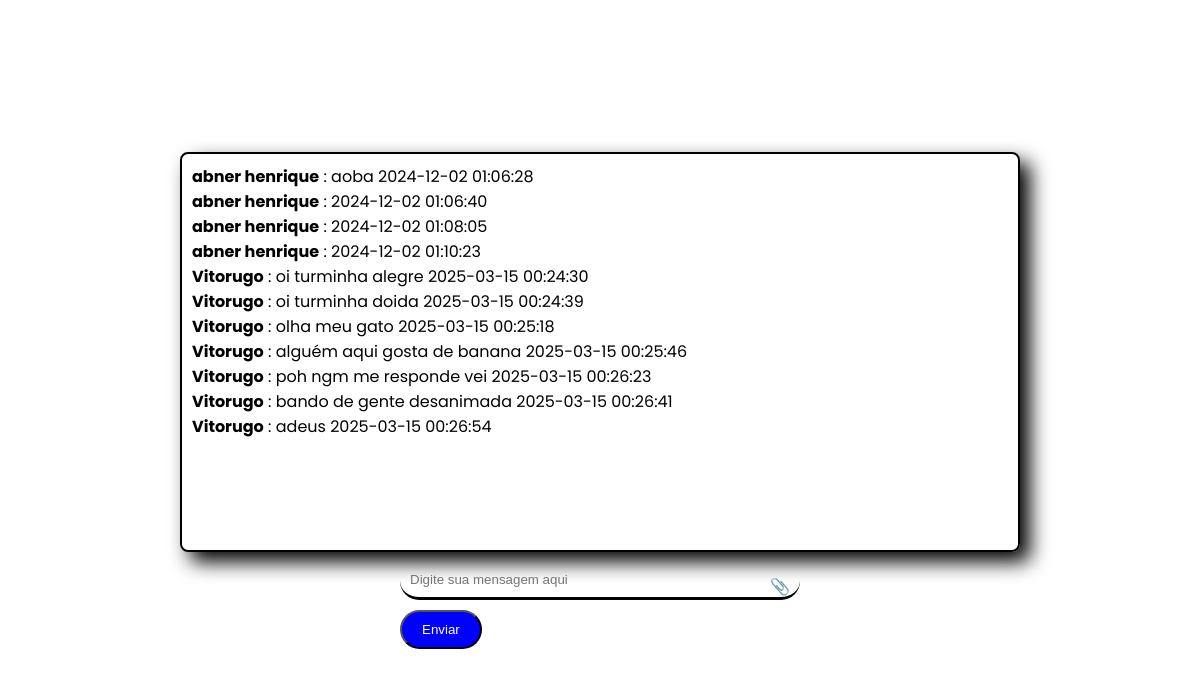
/chat/chat, run on the app's committed database.
### models.py (models this page shows, shortened)
class Mensagem(db.Model):
    __tablename__ = 'mensagens'
    id = db.Column(db.Integer, primary_key=True)
    usuario_id = db.Column(db.Integer, db.ForeignKey('usuarios.id'), nullable=False)
    mensagem = db.Column(db.Text, nullable=True)  # Pode ser nula, pois pode conter apenas arquivo
    arquivo = db.Column(db.LargeBinary, nullable=True)  # Para armazenar o arquivo
    extensao = db.Column(db.String(10), nullable=True)  # Para armazenar a extensão do arquivo
    timestamp = db.Column(db.DateTime, default=db.func.current_timestamp())
    user = db.relationship('User', back_populates='mensagens')

class User(UserMixin, db.Model):
    __tablename__ = 'usuarios'
    id = db.Column(db.Integer, primary_key=True)
    nome = db.Column(db.String(150), nullable=False)
    email = db.Column(db.String(150), unique=True, nullable=False)
    senha = db.Column(db.String(150), nullable=False)
    turma = db.Column(db.String(50))
    numero = db.Column(db.String(50))
    role = db.Column(db.String(50))
    mensagens = db.relationship('Mensagem', back_populates='user')
    respostas = db.relationship('Resposta', back_populates='user')
    cronogramas = db.relationship('Cronograma', back_populates='user', cascade='all, delete-orphan')

### chat.py (the view)
@chat_bp.route('/chat')
def chat():
    mensagens = db.session.query(User.nome, Mensagem.mensagem, Mensagem.timestamp ).join(Mensagem.user).order_by(Mensagem.timestamp.asc()).all()
    return render_template('chat.html', mensagens=mensagens)

### templates/chat.html (shortened to what this page needs)
<!DOCTYPE html>
<html lang="en">
<head>
    <link rel="stylesheet" href="{{ url_for('static', filename='css/conversas.css') }}">
</head>
<body>
    <section>
        <main class="main-content">
            <div id="chat-form">
                <div class="text-area" id="text-area">
                    <ul>
                        {% for mensagem in mensagens %}
                            <li>
                                <strong>{{ mensagem[0] }}</strong> : {{ mensagem[1] }}
                                <span>{{ mensagem[2] }}</span>
                            </li>
                        {% endfor %}
                    </ul>
                </div>
                <form action="{{ url_for('chat.enviar_mensagem') }}" method="POST" enctype="multipart/form-data">
                    <div class="input-wrapper">
                        <input type="text" id="text" name="mensagem" placeholder="Digite sua mensagem aqui" maxlength="240">
                        <span class="icon" onclick="triggerFileInput()">&#128206;</span>
                    </div>
                    <div>
                        <button type="submit" id="enviar" name="enviar">Enviar</button>
                    </div>
                </form>
        </main>
    </section>
</body>
</html>

### static/css/conversas.css (style rules this page uses)
main { min-height: 100vh; width: 100vw; display: flex; flex-direction: column; align-items: center; justify-content: center; gap: 10px; padding: 20px; color: var(--text-color); background-color: var(--background-color); transition: background-color 0.3s, color 0.3s; }
#chat-form { display: flex; flex-direction: column; align-items: center; justify-content: center; }
.text-area { width: 70vw; height: 50vh; border: solid 2px var(--text-color); border-radius: 8px; padding: 10px; overflow-y: auto; word-break: break-all; font-family: poppins; margin-bottom: 10px; background-color: transparent; box-shadow: 10px 10px 20px black; border: solid 2px var(--text-color); display: flex; flex-direction: column; }
#enviar { background-color: blue; color: #ffffff; padding: 10px 20px; margin-right: 10px; cursor: pointer; border-radius: 20px; }
#text { border-radius: 20px; width: 100%; z-index: 5; color: var(--text-color); }
.input-wrapper { position: relative; width: 60vw; max-width: 400px; }
.input-wrapper .icon { position: absolute; right: 10px; top: 50%; transform: translateY(-50%); cursor: pointer; }

### templates/chat.html (style rules this page uses)
* { margin: 0; padding: 0; box-sizing: border-box; }
:root { --background-color: #ffffff; --text-color: #000000; --background-color-clarinho: #efefefdc ; }
body, html { min-height: 10px; display: flex; justify-content: center; align-items: center; background-color: var(--background-color); font-family: poppins; }
input[type="text"], input[type="file"] { width: 30vw; padding: 10px; margin-bottom: 10px; border: none; outline: none; border-bottom: solid black 3px; background-color: transparent; }

### data on the page
Mensagem: nome "abner henrique", mensagem "aoba", timestamp "2024-12-02 01:06:28"
Mensagem: nome "abner henrique", timestamp "2024-12-02 01:06:40"
Mensagem: nome "abner henrique", timestamp "2024-12-02 01:08:05"
Mensagem: nome "abner henrique", timestamp "2024-12-02 01:10:23"
Mensagem: nome "Vitorugo", mensagem "oi turminha alegre", timestamp "2025-03-15 00:24:30"
Mensagem: nome "Vitorugo", mensagem "oi turminha doida", timestamp "2025-03-15 00:24:39"
Mensagem: nome "Vitorugo", mensagem "olha meu gato", timestamp "2025-03-15 00:25:18"
Mensagem: nome "Vitorugo", mensagem "alguém aqui gosta de banana", timestamp "2025-03-15 00:25:46"
Mensagem: nome "Vitorugo", mensagem "poh ngm me responde vei", timestamp "2025-03-15 00:26:23"
Mensagem: nome "Vitorugo", mensagem "bando de gente desanimada", timestamp "2025-03-15 00:26:41"
Mensagem: nome "Vitorugo", mensagem "adeus", timestamp "2025-03-15 00:26:54"
